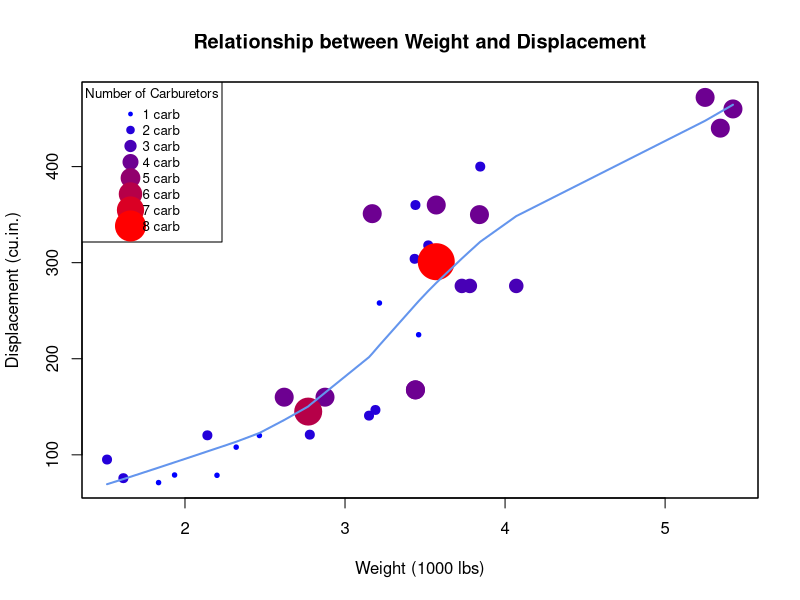

Write the R code that produced this figure.
#load dataset
data("mtcars")

#colors and points
carb_colors <- colorRampPalette(c("blue", "red"))(max(mtcars$carb))
point_sizes <- mtcars$carb * 0.6  # Adjust multiplier for desired size range

#scatter plot
plot(mtcars$wt, mtcars$disp, 
     main = "Relationship between Weight and Displacement",
     xlab = "Weight (1000 lbs)", 
     ylab = "Displacement (cu.in.)", 
     col = carb_colors[mtcars$carb], 
     pch = 19,
     cex = point_sizes)

# Add a smooth line to show the trend
smooth <- lowess(mtcars$wt, mtcars$disp)
lines(smooth, col = "cornflowerblue", lwd = 2)

# Add legend
legend("topleft", 
       legend = paste(1:max(mtcars$carb), "carb"), 
       col = carb_colors, 
       pch = 19, 
       pt.cex = 1:max(mtcars$carb) * 0.5,  # Adjust multiplier for legend point sizes
       title = "Number of Carburetors",
       cex = 0.8)

# Add a box around the plot
box()